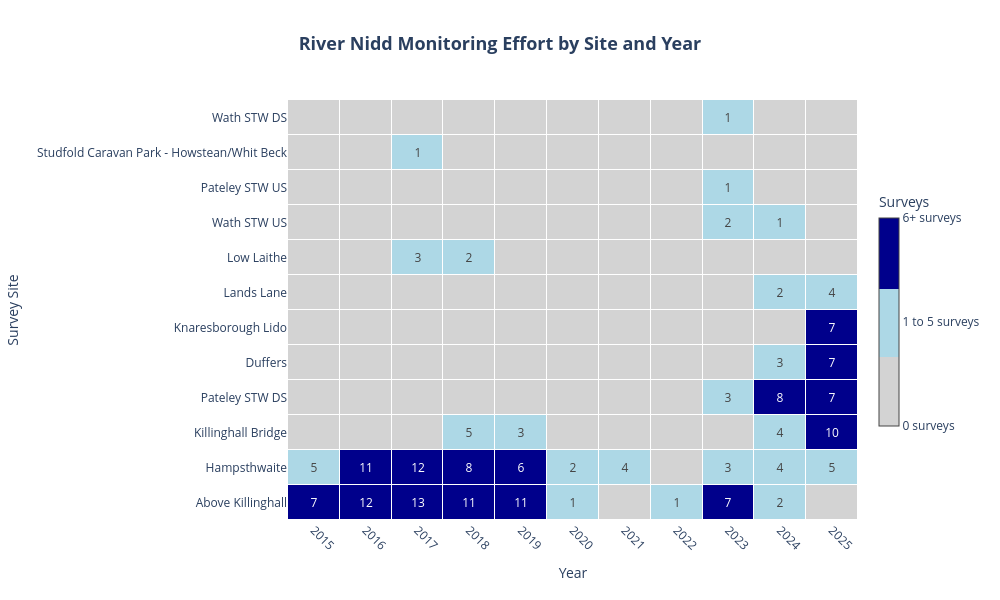

Notebook code cell kept with this figure:
### Code cell
import plotly.graph_objects as go
import numpy as np

TARGET = 6

# Rank sites by total surveys so most active on top
site_order = site_year_pivot.sum(axis=1).sort_values(ascending=False).index
heatmap_values = site_year_pivot.loc[site_order].replace(0, np.nan)

# Discrete color mapping: NaN = grey, 1-5 = light blue, 6+ = dark blue
def discrete_color(val):
    if np.isnan(val):
        return 0  # Grey
    elif val < TARGET:
        return 1  # Light blue
    else:
        return 2  # Dark blue

# Apply column-wise using .map to avoid applymap warning
z_discrete = heatmap_values.apply(lambda col: col.map(discrete_color))

# Prepare text labels: only show numbers for non-NaN
def cell_text(val):
    return str(int(val)) if not np.isnan(val) else ""

text_values = heatmap_values.apply(lambda col: col.map(cell_text))

# Discrete color scale
colors = ["lightgrey", "lightblue", "darkblue"]
colorscale = [
    [0.00, colors[0]], [0.33, colors[0]],   # 0 → grey
    [0.33, colors[1]], [0.66, colors[1]],   # 1–5 → light blue
    [0.66, colors[2]], [1.00, colors[2]]    # 6+ → dark blue
]

hover_text = heatmap_values.map(
    lambda val: str(int(val)) if not np.isnan(val) else "0"
)

fig = go.Figure(
    go.Heatmap(
        z=z_discrete,
        x=heatmap_values.columns,
        y=heatmap_values.index,
        text=text_values,
        texttemplate="%{text}",
        customdata=hover_text,  # used for hover
        hovertemplate="Survey Site: %{y}<br>Year: %{x}<br>Number of Surveys: %{customdata}<extra></extra>",
        colorscale=colorscale,
        showscale=True,
        zmin=0,
        zmax=2,
        xgap=1,  # thin vertical borders
        ygap=1,  # thin horizontal borders
        colorbar=dict(
            tickvals=[0, 1, 2],
            ticktext=["0 surveys", "1 to 5 surveys", "6+ surveys"],
            title="Surveys",
            lenmode="fraction",
            len=0.6,
            thickness=20,
            outlinewidth=1
        )
    )
)

fig.update_layout(
    height=600,   # increase height
    width=1000,
    title=dict(
        text="<b>River Nidd Monitoring Effort by Site and Year</b>",
        x=0.5,
        font=dict(size=18)
    ),
    xaxis=dict(
        title="Year",
        tickmode="array",
        tickvals=list(heatmap_values.columns),  # show all years
        tickangle=45
    ),
    yaxis_title="Survey Site",
    plot_bgcolor="white"
)

# Remove gridlines
fig.update_xaxes(showgrid=False, zeroline=False)
fig.update_yaxes(showgrid=False, zeroline=False)

fig.show()

### Figure 1 — Plotly figure (JSON) as saved in the notebook; plotly's stock layout.template omitted (floating-point values rounded to 4 significant figures; data arrays with more than 128 entries replaced by an {"elided": "..."} marker saying what was removed)
{"data": [{"colorbar": {"len": 0.6, "lenmode": "fraction", "outlinewidth": 1, "thickness": 20, "ticktext": ["0 surveys", "1 to 5 surveys", "6+ surveys"], "tickvals": [0, 1, 2], "title": {"text": "Surveys"}}, "colorscale": [[0, "lightgrey"], [0.33, "lightgrey"], [0.33, "lightblue"], [0.66, "lightblue"], [0.66, "darkblue"], [1, "darkblue"]], "customdata": {"elided": "12x11 str values"}, "hovertemplate": "Survey Site: %{y}<br>Year: %{x}<br>Number of Surveys: %{customdata}<extra></extra>", "showscale": true, "text": {"elided": "12x11 str values"}, "texttemplate": "%{text}", "type": "heatmap", "x": [2015, 2016, 2017, 2018, 2019, 2020, 2021, 2022, 2023, 2024, 2025], "xgap": 1, "y": ["Above Killinghall", "Hampsthwaite", "Killinghall Bridge", "Pateley STW DS", "Duffers", "Knaresborough Lido", "Lands Lane", "Low Laithe", "Wath STW US", "Pateley STW US", "Studfold Caravan Park - Howstean/Whit Beck", "Wath STW DS"], "ygap": 1, "z": {"elided": "12x11 int values"}, "zmax": 2, "zmin": 0}], "layout": {"height": 600, "plot_bgcolor": "white", "title": {"font": {"size": 18}, "text": "<b>River Nidd Monitoring Effort by Site and Year</b>", "x": 0.5}, "width": 1000, "xaxis": {"autorange": true, "range": [2014.0, 2026.0], "showgrid": false, "tickangle": 45, "tickmode": "array", "tickvals": [2015, 2016, 2017, 2018, 2019, 2020, 2021, 2022, 2023, 2024, 2025], "title": {"text": "Year"}, "type": "linear", "zeroline": false}, "yaxis": {"autorange": true, "range": [-0.5, 11.5], "showgrid": false, "title": {"text": "Survey Site"}, "type": "category", "zeroline": false}}}
